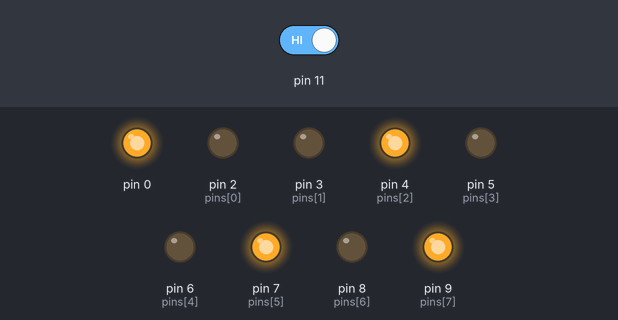
The sketch below on a simulated Arduino Uno, built with avr-gcc and run on an emulated ATmega328P. Shown: output pins drawn as LEDs (lit = HIGH). The inputs (shaded band) are chosen by the test bench; at power-on: pin 11 HIGH.

Above: at 2.8 s.
2.9 s: pin 11 driven LOW
At 4.2 s:
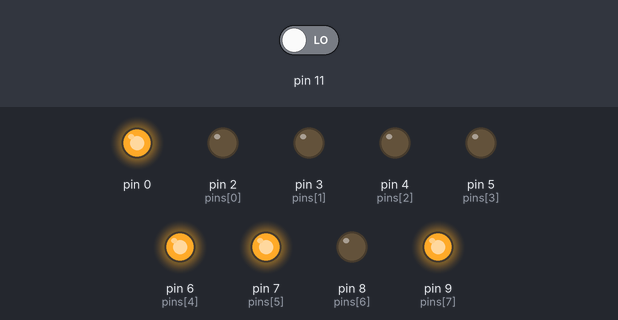
4.5 s: pin 11 driven HIGH
At 6.6 s:
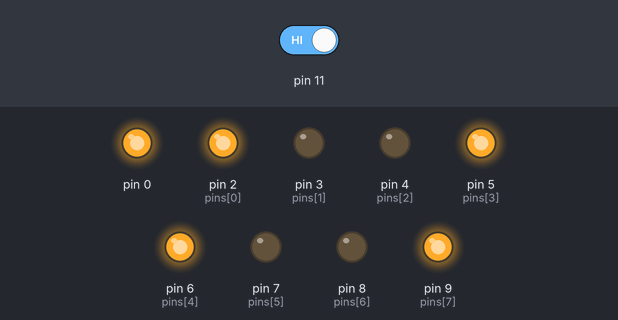
At 7.4 s:
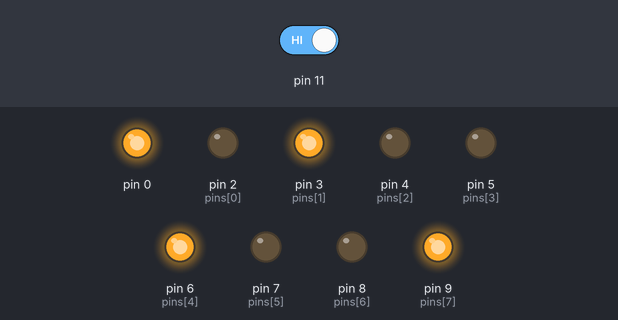
Timing chart, 0 to 18.7 s (numbered marks = the images above; inputs shaded):
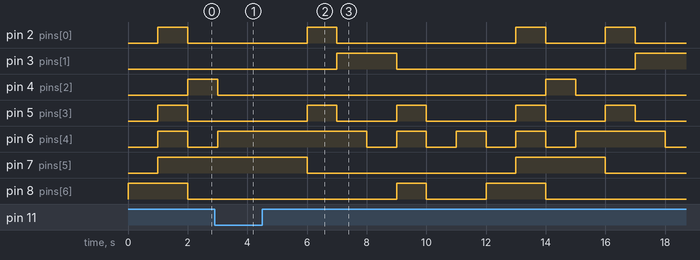

The sketch:

________FND____2.ino
```cpp
int pins[8] = {2,3,4,5,6,7,8,9};
int arr[10][8] = {
  {0,0,0,0,0,0,1,1},
  {1,0,0,1,1,1,1,1},
  {0,0,1,0,0,1,0,1},
  {0,0,0,0,1,1,0,1},
  {1,0,0,1,1,0,0,1},
  {0,1,0,0,1,0,0,1},
  {0,1,0,0,0,0,0,1},
  {0,0,0,1,1,0,1,1},
  {0,0,0,0,0,0,0,1},
  {0,0,0,0,1,0,0,1}
};

void setup() {
  pinMode(11, INPUT);
  for(int i = 0; i<9; i++)
  {
    pinMode(pins[i], OUTPUT);
    digitalWrite(pins[i], HIGH);
  }
}

int b = 0;
int j = 0;

void loop() {
  b = digitalRead(11);
  if(1)
  {
    for(int i = 0; i<8; i++)
    {
      digitalWrite(pins[i], (arr[j][i]));
    }
    if(!b)
    {
      j = j;
    }
    else
    {
      j++;
      if(j==10)
      {
        j = 0;
      }
    }
    delay(1000);
  }
}
```

Measured:
- after the input at 2.9 s, pin 2 (pins[0]), pin 5 (pins[3]): stays LOW (without the input it goes to HIGH after 1.1 s); pin 7 (pins[5]): stays HIGH (without the input it goes to LOW after 1.1 s)
- after the input at 4.5 s, pin 2 (pins[0]): goes HIGH 1.0 s, LOW 6.0 s, HIGH 1.0 s, LOW 2.0 s, HIGH 1.0 s, then LOW, starting after 1.5 s; pin 3 (pins[1]): LOW → HIGH after 2.5 s, → LOW 2.0 s later, → HIGH 8.0 s later
